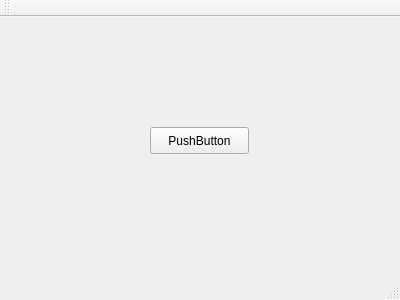
<?xml version="1.0" encoding="UTF-8"?>
<ui version="4.0">
 <class>MainWindow</class>
 <widget class="QMainWindow" name="MainWindow">
  <property name="geometry">
   <rect>
    <x>0</x>
    <y>0</y>
    <width>400</width>
    <height>300</height>
   </rect>
  </property>
  <property name="windowTitle">
   <string>MainWindow</string>
  </property>
  <widget class="QWidget" name="centralWidget">
   <widget class="QPushButton" name="pushButton">
    <property name="geometry">
     <rect>
      <x>150</x>
      <y>110</y>
      <width>99</width>
      <height>27</height>
     </rect>
    </property>
    <property name="text">
     <string>PushButton</string>
    </property>
   </widget>
  </widget>
  <widget class="QMenuBar" name="menuBar">
   <property name="geometry">
    <rect>
     <x>0</x>
     <y>0</y>
     <width>400</width>
     <height>25</height>
    </rect>
   </property>
  </widget>
  <widget class="QToolBar" name="mainToolBar">
   <attribute name="toolBarArea">
    <enum>TopToolBarArea</enum>
   </attribute>
   <attribute name="toolBarBreak">
    <bool>false</bool>
   </attribute>
  </widget>
  <widget class="QStatusBar" name="statusBar"/>
 </widget>
 <layoutdefault spacing="6" margin="11"/>
 <resources/>
 <connections/>
</ui>
